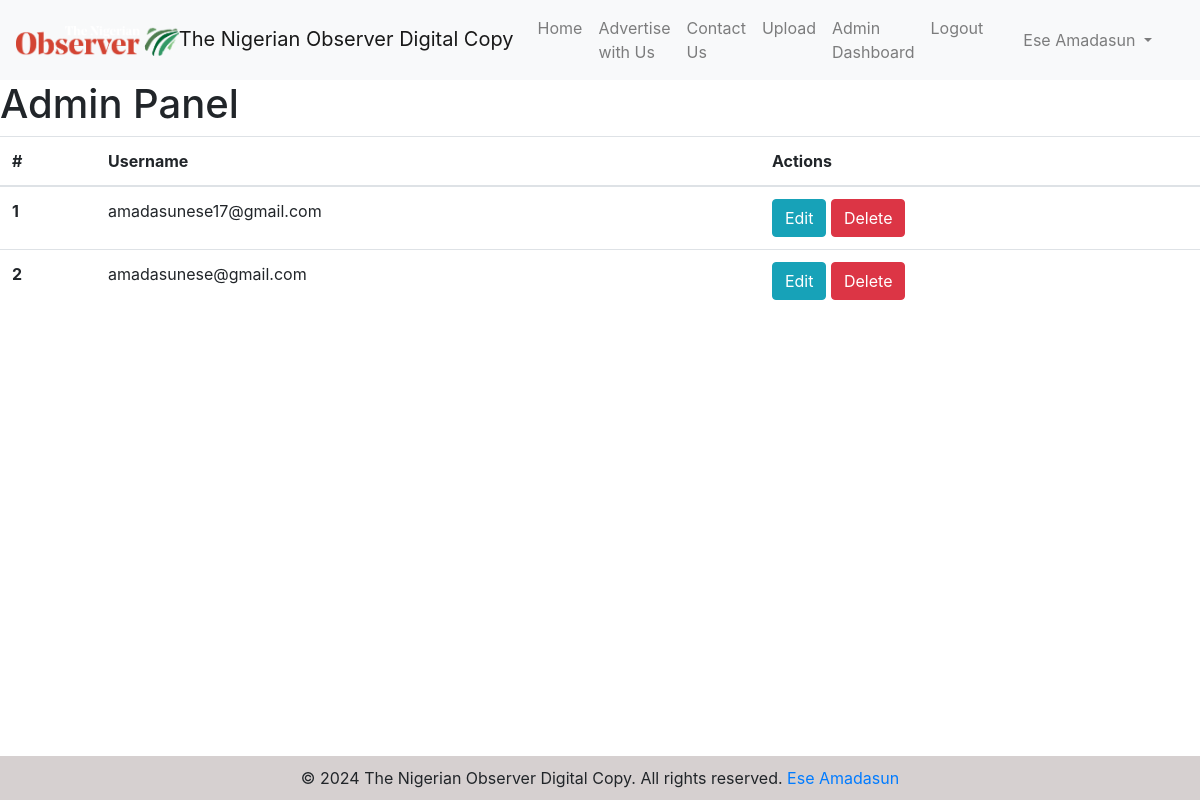
/admin (signed in), run on an earlier commit of the app's database.
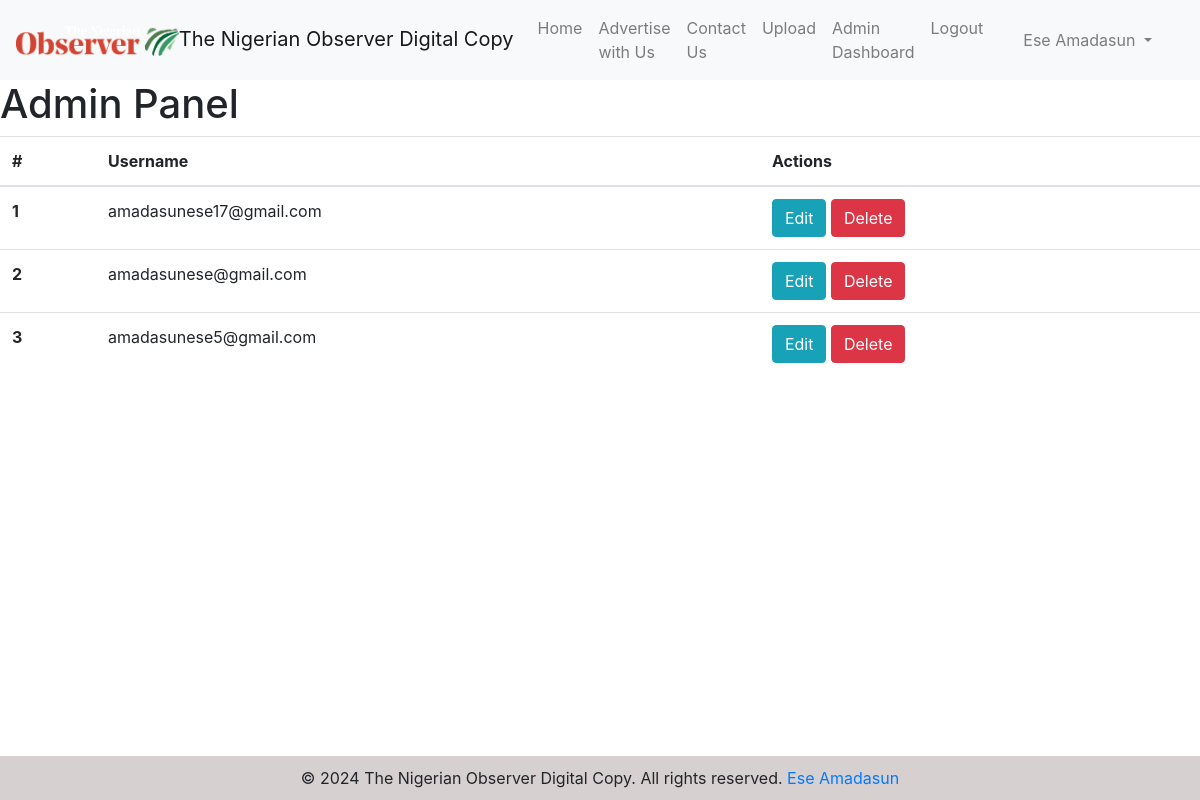
And on a later commit of the database.
### src/accounts/models.py (models this page shows)
class User(db.Model, UserMixin):
    id = db.Column(db.Integer, primary_key=True)
    name = db.Column(db.String, nullable=True)
    username= db.Column(db.String(80), unique=True, nullable=False)  # Ensure email is not nullable
    password = db.Column(db.String(120), nullable=False)
    is_admin = db.Column(db.Boolean, default=False)
    email = db.Column(db.String(80))  # Add the email column
    subscriptions = db.relationship('Subscription', backref='user', lazy=True)

### views.py (the view)
@main.route('/admin')
def admin():
    if not current_user.is_admin:
        flash('Unauthorized access. Admins only.', 'danger')
        return redirect(url_for('main.login'))
    users = User.query.all()
    return render_template('admin.html', current_users=users)

### app.py (called while the page is built)
def create_app(config_class=Config):
    app = Flask(__name__)
    app.config.from_object(Config)
    mail.init_app(app)
    cors = CORS(app)
    cors = CORS(app, resources={r"/api/*": {"origins": "*"}})
    db.init_app(app)
    migrate = Migrate(app, db)
    db.init_app(app)
    login_manager = LoginManager(app)
    login_manager.login_view = 'main.login'
    login_manager.init_app(app)
    @login_manager.user_loader
    def load_user(user_id):
        return User.query.get(int(user_id))
    app.register_blueprint(main)
    with app.app_context():
        db.create_all()
    return app

### templates/admin.html
{% extends "base.html" %}
{% block content %}
<h1>Admin Panel</h1>
<table class="table">
    <thead>
        <tr>
            <th scope="col">#</th>
            <th scope="col">Username</th>
            <th scope="col">Actions</th>
        </tr>
    </thead>
    <tbody>
        {% for user in current_users %}
        <tr>
            <th scope="row">{{ loop.index }}</th>
            <td>{{ user.username }}</td>
            <td>
                <a href="{{ url_for('main.edit_user', user_id=user.id) }}" class="btn btn-info">Edit</a>
                <a href="{{ url_for('main.delete_user', user_id=user.id) }}" class="btn btn-danger" onclick="return confirm('Are you sure?')">Delete</a>
            </td>
        </tr>
        {% else %}
        <tr>
            <td colspan="3">No users found.</td>
        </tr>
        {% endfor %}
    </tbody>
</table>
{% endblock %}

### templates/base.html (shortened to what this page needs)
<!DOCTYPE html>
<html lang="en">
<head>
    <link rel="stylesheet" type="text/css" href="/static/css/styles.css">
    <link href="https://stackpath.bootstrapcdn.com/bootstrap/4.5.2/css/bootstrap.min.css" rel="stylesheet">
</head>
<body>
    <nav class="navbar navbar-expand-lg navbar-light bg-light">
        <a class="navbar-brand" href="{{ url_for('main.index') }}">
            <img src="/static/images/observer_logo.png" width="30" height="30" alt="Logo">The Nigerian Observer Digital Copy
        </a>
        <div class="collapse navbar-collapse" id="navbarNav">
            <ul class="navbar-nav mr-auto">
                <li class="nav-item">
                    <a class="nav-link" href="{{ url_for('main.newspapers') }}">Home</a>
                </li>
                <li class="nav-item">
                    <a class="nav-link" href="{{ url_for('main.advertising') }}">Advertise with Us</a>
                </li>
                <li class="nav-item">
                    <a class="nav-link" href="{{ url_for('main.contact') }}">Contact Us</a>
                </li>
                {% if current_user.is_authenticated %}
                    {% if current_user.is_admin %}
                        <li class="nav-item">
                            <a class="nav-link" href="{{ url_for('main.upload_file') }}">Upload</a>
                        </li>
                        <li class="nav-item">
                            <a class="nav-link" href="{{ url_for('main.admin') }}">Admin Dashboard</a>
                        </li>
                    {% endif %}
                    <li class="nav-item">
                        <a class="nav-link" href="{{ url_for('main.logout') }}">Logout</a>
                    </li>
                {% endif %}
            </ul>
            {% if current_user.is_authenticated %}
            <ul class="navbar-nav ml-auto">
                <li class="nav-item dropdown">
                    <a class="nav-link dropdown-toggle" href="#" id="navbarDropdown" role="button" data-toggle="dropdown" aria-haspopup="true" aria-expanded="false">
                        {{ current_user.name }}
                    </a>
                </li>
            </ul>
            {% endif %}
        </div>
    </nav>
    <div class="content-wrapper">
        {% block content %}
        {% endblock %}
    </div>
    <footer class="footer">
        <div class="container">
            <span>&copy; 2024 The Nigerian Observer Digital Copy. All rights reserved.</span>
            <a href="mailto:amadasunese@gmail.com">Ese Amadasun</a>
        </div>
    </footer>
</body>
</html>

### static/css/styles.css (style rules this page uses)
.navbar-brand img { max-height: 40px; width: auto; }
@media (min-width: 992px) { .navbar .navbar-nav { width: 100%; justify-content: center; } }
html, body { height: 100%; margin: 0; }
body { display: flex; flex-direction: column; }
.content-wrapper { flex: 1; }
.footer { background-color: #d6d0d0; text-align: center; padding: 10px 0; }

What changed in the data, as far as the page shows it:
added User: username "amadasunese5@gmail.com"
